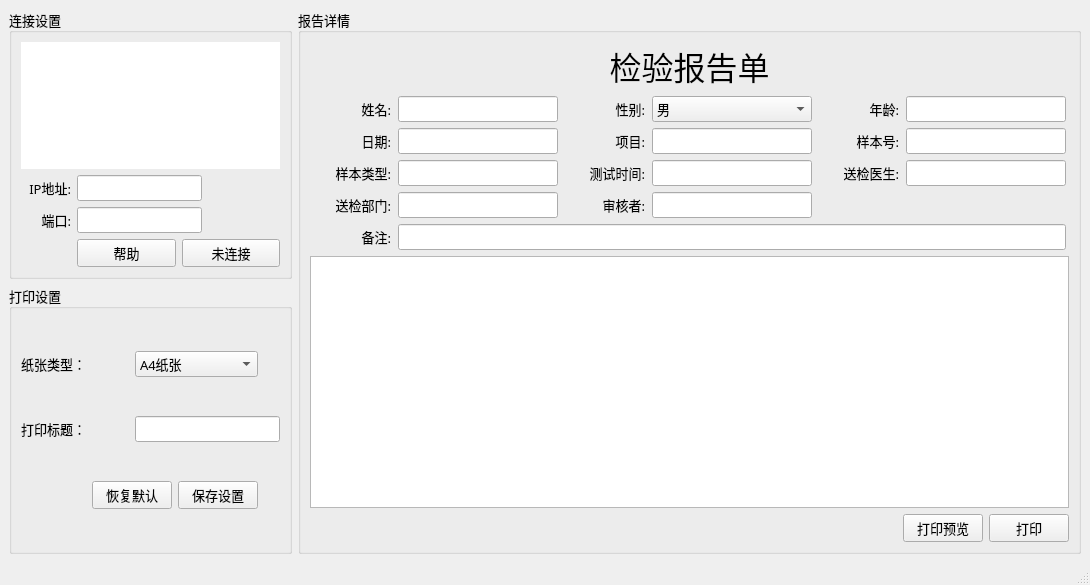
<?xml version="1.0" encoding="UTF-8"?>
<ui version="4.0">
 <class>MainWindow</class>
 <widget class="QMainWindow" name="MainWindow">
  <property name="geometry">
   <rect>
    <x>0</x>
    <y>0</y>
    <width>1090</width>
    <height>585</height>
   </rect>
  </property>
  <property name="windowTitle">
   <string>MainWindow</string>
  </property>
  <widget class="QWidget" name="centralwidget">
   <layout class="QGridLayout" name="gridLayout_5">
    <item row="0" column="0">
     <widget class="QGroupBox" name="groupBox1">
      <property name="font">
       <font>
        <family>微软雅黑</family>
        <pointsize>10</pointsize>
       </font>
      </property>
      <property name="title">
       <string>连接设置</string>
      </property>
      <layout class="QGridLayout" name="gridLayout_3">
       <item row="3" column="1" colspan="2">
        <widget class="QLineEdit" name="lineEditPort">
         <property name="sizePolicy">
          <sizepolicy hsizetype="Fixed" vsizetype="Fixed">
           <horstretch>0</horstretch>
           <verstretch>0</verstretch>
          </sizepolicy>
         </property>
         <property name="minimumSize">
          <size>
           <width>120</width>
           <height>0</height>
          </size>
         </property>
         <property name="font">
          <font>
           <family>微软雅黑</family>
           <pointsize>10</pointsize>
          </font>
         </property>
        </widget>
       </item>
       <item row="1" column="1" colspan="2">
        <widget class="QLineEdit" name="lineEditIp">
         <property name="sizePolicy">
          <sizepolicy hsizetype="Fixed" vsizetype="Fixed">
           <horstretch>0</horstretch>
           <verstretch>0</verstretch>
          </sizepolicy>
         </property>
         <property name="minimumSize">
          <size>
           <width>120</width>
           <height>0</height>
          </size>
         </property>
         <property name="font">
          <font>
           <family>微软雅黑</family>
           <pointsize>10</pointsize>
          </font>
         </property>
        </widget>
       </item>
       <item row="4" column="2">
        <widget class="QPushButton" name="btnLink">
         <property name="font">
          <font>
           <family>微软雅黑</family>
           <pointsize>10</pointsize>
          </font>
         </property>
         <property name="text">
          <string>未连接</string>
         </property>
        </widget>
       </item>
       <item row="1" column="0">
        <widget class="QLabel" name="label1_3">
         <property name="sizePolicy">
          <sizepolicy hsizetype="Fixed" vsizetype="Fixed">
           <horstretch>0</horstretch>
           <verstretch>0</verstretch>
          </sizepolicy>
         </property>
         <property name="minimumSize">
          <size>
           <width>50</width>
           <height>25</height>
          </size>
         </property>
         <property name="font">
          <font>
           <family>微软雅黑</family>
           <pointsize>10</pointsize>
          </font>
         </property>
         <property name="text">
          <string>IP地址:</string>
         </property>
         <property name="alignment">
          <set>Qt::AlignRight|Qt::AlignTrailing|Qt::AlignVCenter</set>
         </property>
        </widget>
       </item>
       <item row="3" column="0">
        <widget class="QLabel" name="label2_3">
         <property name="sizePolicy">
          <sizepolicy hsizetype="Fixed" vsizetype="Fixed">
           <horstretch>0</horstretch>
           <verstretch>0</verstretch>
          </sizepolicy>
         </property>
         <property name="minimumSize">
          <size>
           <width>50</width>
           <height>25</height>
          </size>
         </property>
         <property name="font">
          <font>
           <family>微软雅黑</family>
           <pointsize>10</pointsize>
          </font>
         </property>
         <property name="text">
          <string>端口:</string>
         </property>
         <property name="alignment">
          <set>Qt::AlignRight|Qt::AlignTrailing|Qt::AlignVCenter</set>
         </property>
        </widget>
       </item>
       <item row="0" column="0" colspan="3">
        <widget class="QLabel" name="labelInfo">
         <property name="font">
          <font>
           <family>微软雅黑</family>
           <pointsize>12</pointsize>
          </font>
         </property>
         <property name="styleSheet">
          <string notr="true">background-color: rgb(255, 255, 255);</string>
         </property>
         <property name="text">
          <string/>
         </property>
         <property name="alignment">
          <set>Qt::AlignCenter</set>
         </property>
        </widget>
       </item>
       <item row="4" column="1">
        <widget class="QPushButton" name="btnSet">
         <property name="font">
          <font>
           <family>微软雅黑</family>
           <pointsize>10</pointsize>
          </font>
         </property>
         <property name="text">
          <string>帮助</string>
         </property>
        </widget>
       </item>
      </layout>
     </widget>
    </item>
    <item row="0" column="1" rowspan="2">
     <widget class="QGroupBox" name="groupBox3">
      <property name="font">
       <font>
        <family>微软雅黑</family>
        <pointsize>10</pointsize>
       </font>
      </property>
      <property name="title">
       <string>报告详情</string>
      </property>
      <layout class="QGridLayout" name="gridLayout_2">
       <item row="1" column="0" colspan="4">
        <layout class="QGridLayout" name="gridLayout">
         <item row="0" column="0">
          <widget class="QLabel" name="label1">
           <property name="sizePolicy">
            <sizepolicy hsizetype="Fixed" vsizetype="Fixed">
             <horstretch>0</horstretch>
             <verstretch>0</verstretch>
            </sizepolicy>
           </property>
           <property name="minimumSize">
            <size>
             <width>80</width>
             <height>25</height>
            </size>
           </property>
           <property name="font">
            <font>
             <family>微软雅黑</family>
             <pointsize>10</pointsize>
            </font>
           </property>
           <property name="text">
            <string>姓名:</string>
           </property>
           <property name="alignment">
            <set>Qt::AlignRight|Qt::AlignTrailing|Qt::AlignVCenter</set>
           </property>
          </widget>
         </item>
         <item row="0" column="1">
          <widget class="QLineEdit" name="lineEdit1">
           <property name="sizePolicy">
            <sizepolicy hsizetype="Fixed" vsizetype="Fixed">
             <horstretch>0</horstretch>
             <verstretch>0</verstretch>
            </sizepolicy>
           </property>
           <property name="minimumSize">
            <size>
             <width>160</width>
             <height>0</height>
            </size>
           </property>
           <property name="font">
            <font>
             <family>微软雅黑</family>
             <pointsize>10</pointsize>
            </font>
           </property>
          </widget>
         </item>
         <item row="0" column="2">
          <widget class="QLabel" name="label2">
           <property name="sizePolicy">
            <sizepolicy hsizetype="Fixed" vsizetype="Fixed">
             <horstretch>0</horstretch>
             <verstretch>0</verstretch>
            </sizepolicy>
           </property>
           <property name="minimumSize">
            <size>
             <width>80</width>
             <height>25</height>
            </size>
           </property>
           <property name="font">
            <font>
             <family>微软雅黑</family>
             <pointsize>10</pointsize>
            </font>
           </property>
           <property name="text">
            <string>性别:</string>
           </property>
           <property name="alignment">
            <set>Qt::AlignRight|Qt::AlignTrailing|Qt::AlignVCenter</set>
           </property>
          </widget>
         </item>
         <item row="0" column="4">
          <widget class="QLabel" name="label3">
           <property name="sizePolicy">
            <sizepolicy hsizetype="Fixed" vsizetype="Fixed">
             <horstretch>0</horstretch>
             <verstretch>0</verstretch>
            </sizepolicy>
           </property>
           <property name="minimumSize">
            <size>
             <width>80</width>
             <height>25</height>
            </size>
           </property>
           <property name="font">
            <font>
             <family>微软雅黑</family>
             <pointsize>10</pointsize>
            </font>
           </property>
           <property name="text">
            <string>年龄:</string>
           </property>
           <property name="alignment">
            <set>Qt::AlignRight|Qt::AlignTrailing|Qt::AlignVCenter</set>
           </property>
          </widget>
         </item>
         <item row="0" column="5">
          <widget class="QLineEdit" name="lineEdit3">
           <property name="sizePolicy">
            <sizepolicy hsizetype="Fixed" vsizetype="Fixed">
             <horstretch>0</horstretch>
             <verstretch>0</verstretch>
            </sizepolicy>
           </property>
           <property name="minimumSize">
            <size>
             <width>160</width>
             <height>0</height>
            </size>
           </property>
           <property name="font">
            <font>
             <family>微软雅黑</family>
             <pointsize>10</pointsize>
            </font>
           </property>
          </widget>
         </item>
         <item row="1" column="0">
          <widget class="QLabel" name="label4">
           <property name="sizePolicy">
            <sizepolicy hsizetype="Fixed" vsizetype="Fixed">
             <horstretch>0</horstretch>
             <verstretch>0</verstretch>
            </sizepolicy>
           </property>
           <property name="minimumSize">
            <size>
             <width>80</width>
             <height>25</height>
            </size>
           </property>
           <property name="font">
            <font>
             <family>微软雅黑</family>
             <pointsize>10</pointsize>
            </font>
           </property>
           <property name="text">
            <string>日期:</string>
           </property>
           <property name="alignment">
            <set>Qt::AlignRight|Qt::AlignTrailing|Qt::AlignVCenter</set>
           </property>
          </widget>
         </item>
         <item row="1" column="1">
          <widget class="QLineEdit" name="lineEdit4">
           <property name="sizePolicy">
            <sizepolicy hsizetype="Fixed" vsizetype="Fixed">
             <horstretch>0</horstretch>
             <verstretch>0</verstretch>
            </sizepolicy>
           </property>
           <property name="minimumSize">
            <size>
             <width>160</width>
             <height>0</height>
            </size>
           </property>
           <property name="font">
            <font>
             <family>微软雅黑</family>
             <pointsize>10</pointsize>
            </font>
           </property>
          </widget>
         </item>
         <item row="1" column="2">
          <widget class="QLabel" name="label5">
           <property name="sizePolicy">
            <sizepolicy hsizetype="Fixed" vsizetype="Fixed">
             <horstretch>0</horstretch>
             <verstretch>0</verstretch>
            </sizepolicy>
           </property>
           <property name="minimumSize">
            <size>
             <width>80</width>
             <height>25</height>
            </size>
           </property>
           <property name="font">
            <font>
             <family>微软雅黑</family>
             <pointsize>10</pointsize>
            </font>
           </property>
           <property name="text">
            <string>项目:</string>
           </property>
           <property name="alignment">
            <set>Qt::AlignRight|Qt::AlignTrailing|Qt::AlignVCenter</set>
           </property>
          </widget>
         </item>
         <item row="1" column="3">
          <widget class="QLineEdit" name="lineEdit5">
           <property name="sizePolicy">
            <sizepolicy hsizetype="Fixed" vsizetype="Fixed">
             <horstretch>0</horstretch>
             <verstretch>0</verstretch>
            </sizepolicy>
           </property>
           <property name="minimumSize">
            <size>
             <width>160</width>
             <height>0</height>
            </size>
           </property>
           <property name="font">
            <font>
             <family>微软雅黑</family>
             <pointsize>10</pointsize>
            </font>
           </property>
          </widget>
         </item>
         <item row="1" column="4">
          <widget class="QLabel" name="label6">
           <property name="sizePolicy">
            <sizepolicy hsizetype="Fixed" vsizetype="Fixed">
             <horstretch>0</horstretch>
             <verstretch>0</verstretch>
            </sizepolicy>
           </property>
           <property name="minimumSize">
            <size>
             <width>80</width>
             <height>25</height>
            </size>
           </property>
           <property name="font">
            <font>
             <family>微软雅黑</family>
             <pointsize>10</pointsize>
            </font>
           </property>
           <property name="text">
            <string>样本号:</string>
           </property>
           <property name="alignment">
            <set>Qt::AlignRight|Qt::AlignTrailing|Qt::AlignVCenter</set>
           </property>
          </widget>
         </item>
         <item row="1" column="5">
          <widget class="QLineEdit" name="lineEdit6">
           <property name="sizePolicy">
            <sizepolicy hsizetype="Fixed" vsizetype="Fixed">
             <horstretch>0</horstretch>
             <verstretch>0</verstretch>
            </sizepolicy>
           </property>
           <property name="minimumSize">
            <size>
             <width>160</width>
             <height>0</height>
            </size>
           </property>
           <property name="font">
            <font>
             <family>微软雅黑</family>
             <pointsize>10</pointsize>
            </font>
           </property>
          </widget>
         </item>
         <item row="2" column="0">
          <widget class="QLabel" name="label7">
           <property name="sizePolicy">
            <sizepolicy hsizetype="Fixed" vsizetype="Fixed">
             <horstretch>0</horstretch>
             <verstretch>0</verstretch>
            </sizepolicy>
           </property>
           <property name="minimumSize">
            <size>
             <width>80</width>
             <height>25</height>
            </size>
           </property>
           <property name="font">
            <font>
             <family>微软雅黑</family>
             <pointsize>10</pointsize>
            </font>
           </property>
           <property name="text">
            <string>样本类型:</string>
           </property>
           <property name="alignment">
            <set>Qt::AlignRight|Qt::AlignTrailing|Qt::AlignVCenter</set>
           </property>
          </widget>
         </item>
         <item row="2" column="1">
          <widget class="QLineEdit" name="lineEdit7">
           <property name="sizePolicy">
            <sizepolicy hsizetype="Fixed" vsizetype="Fixed">
             <horstretch>0</horstretch>
             <verstretch>0</verstretch>
            </sizepolicy>
           </property>
           <property name="minimumSize">
            <size>
             <width>160</width>
             <height>0</height>
            </size>
           </property>
           <property name="font">
            <font>
             <family>微软雅黑</family>
             <pointsize>10</pointsize>
            </font>
           </property>
          </widget>
         </item>
         <item row="2" column="2">
          <widget class="QLabel" name="label8">
           <property name="sizePolicy">
            <sizepolicy hsizetype="Fixed" vsizetype="Fixed">
             <horstretch>0</horstretch>
             <verstretch>0</verstretch>
            </sizepolicy>
           </property>
           <property name="minimumSize">
            <size>
             <width>80</width>
             <height>25</height>
            </size>
           </property>
           <property name="font">
            <font>
             <family>微软雅黑</family>
             <pointsize>10</pointsize>
            </font>
           </property>
           <property name="text">
            <string>测试时间:</string>
           </property>
           <property name="alignment">
            <set>Qt::AlignRight|Qt::AlignTrailing|Qt::AlignVCenter</set>
           </property>
          </widget>
         </item>
         <item row="2" column="3">
          <widget class="QLineEdit" name="lineEdit8">
           <property name="sizePolicy">
            <sizepolicy hsizetype="Fixed" vsizetype="Fixed">
             <horstretch>0</horstretch>
             <verstretch>0</verstretch>
            </sizepolicy>
           </property>
           <property name="minimumSize">
            <size>
             <width>160</width>
             <height>0</height>
            </size>
           </property>
           <property name="font">
            <font>
             <family>微软雅黑</family>
             <pointsize>10</pointsize>
            </font>
           </property>
          </widget>
         </item>
         <item row="2" column="4">
          <widget class="QLabel" name="label9">
           <property name="sizePolicy">
            <sizepolicy hsizetype="Fixed" vsizetype="Fixed">
             <horstretch>0</horstretch>
             <verstretch>0</verstretch>
            </sizepolicy>
           </property>
           <property name="minimumSize">
            <size>
             <width>80</width>
             <height>25</height>
            </size>
           </property>
           <property name="font">
            <font>
             <family>微软雅黑</family>
             <pointsize>10</pointsize>
            </font>
           </property>
           <property name="text">
            <string>送检医生:</string>
           </property>
           <property name="alignment">
            <set>Qt::AlignRight|Qt::AlignTrailing|Qt::AlignVCenter</set>
           </property>
          </widget>
         </item>
         <item row="2" column="5">
          <widget class="QLineEdit" name="lineEdit9">
           <property name="sizePolicy">
            <sizepolicy hsizetype="Fixed" vsizetype="Fixed">
             <horstretch>0</horstretch>
             <verstretch>0</verstretch>
            </sizepolicy>
           </property>
           <property name="minimumSize">
            <size>
             <width>160</width>
             <height>0</height>
            </size>
           </property>
           <property name="font">
            <font>
             <family>微软雅黑</family>
             <pointsize>10</pointsize>
            </font>
           </property>
          </widget>
         </item>
         <item row="3" column="0">
          <widget class="QLabel" name="label10">
           <property name="sizePolicy">
            <sizepolicy hsizetype="Fixed" vsizetype="Fixed">
             <horstretch>0</horstretch>
             <verstretch>0</verstretch>
            </sizepolicy>
           </property>
           <property name="minimumSize">
            <size>
             <width>80</width>
             <height>25</height>
            </size>
           </property>
           <property name="font">
            <font>
             <family>微软雅黑</family>
             <pointsize>10</pointsize>
            </font>
           </property>
           <property name="text">
            <string>送检部门:</string>
           </property>
           <property name="alignment">
            <set>Qt::AlignRight|Qt::AlignTrailing|Qt::AlignVCenter</set>
           </property>
          </widget>
         </item>
         <item row="3" column="1">
          <widget class="QLineEdit" name="lineEdit10">
           <property name="sizePolicy">
            <sizepolicy hsizetype="Fixed" vsizetype="Fixed">
             <horstretch>0</horstretch>
             <verstretch>0</verstretch>
            </sizepolicy>
           </property>
           <property name="minimumSize">
            <size>
             <width>160</width>
             <height>0</height>
            </size>
           </property>
           <property name="font">
            <font>
             <family>微软雅黑</family>
             <pointsize>10</pointsize>
            </font>
           </property>
          </widget>
         </item>
         <item row="4" column="0">
          <widget class="QLabel" name="label12">
           <property name="sizePolicy">
            <sizepolicy hsizetype="Fixed" vsizetype="Fixed">
             <horstretch>0</horstretch>
             <verstretch>0</verstretch>
            </sizepolicy>
           </property>
           <property name="minimumSize">
            <size>
             <width>80</width>
             <height>25</height>
            </size>
           </property>
           <property name="font">
            <font>
             <family>微软雅黑</family>
             <pointsize>10</pointsize>
            </font>
           </property>
           <property name="text">
            <string>备注:</string>
           </property>
           <property name="alignment">
            <set>Qt::AlignRight|Qt::AlignTrailing|Qt::AlignVCenter</set>
           </property>
          </widget>
         </item>
         <item row="4" column="1" colspan="5">
          <widget class="QLineEdit" name="lineEdit12">
           <property name="sizePolicy">
            <sizepolicy hsizetype="Expanding" vsizetype="Fixed">
             <horstretch>0</horstretch>
             <verstretch>0</verstretch>
            </sizepolicy>
           </property>
           <property name="minimumSize">
            <size>
             <width>160</width>
             <height>0</height>
            </size>
           </property>
           <property name="font">
            <font>
             <family>微软雅黑</family>
             <pointsize>10</pointsize>
            </font>
           </property>
          </widget>
         </item>
         <item row="3" column="2">
          <widget class="QLabel" name="label11">
           <property name="sizePolicy">
            <sizepolicy hsizetype="Fixed" vsizetype="Fixed">
             <horstretch>0</horstretch>
             <verstretch>0</verstretch>
            </sizepolicy>
           </property>
           <property name="minimumSize">
            <size>
             <width>80</width>
             <height>25</height>
            </size>
           </property>
           <property name="font">
            <font>
             <family>微软雅黑</family>
             <pointsize>10</pointsize>
            </font>
           </property>
           <property name="text">
            <string>审核者:</string>
           </property>
           <property name="alignment">
            <set>Qt::AlignRight|Qt::AlignTrailing|Qt::AlignVCenter</set>
           </property>
          </widget>
         </item>
         <item row="3" column="4" colspan="2">
          <spacer name="horizontalSpacer1">
           <property name="orientation">
            <enum>Qt::Horizontal</enum>
           </property>
           <property name="sizeHint" stdset="0">
            <size>
             <width>146</width>
             <height>20</height>
            </size>
           </property>
          </spacer>
         </item>
         <item row="3" column="3">
          <widget class="QLineEdit" name="lineEdit11">
           <property name="sizePolicy">
            <sizepolicy hsizetype="Fixed" vsizetype="Fixed">
             <horstretch>0</horstretch>
             <verstretch>0</verstretch>
            </sizepolicy>
           </property>
           <property name="minimumSize">
            <size>
             <width>160</width>
             <height>0</height>
            </size>
           </property>
           <property name="font">
            <font>
             <family>微软雅黑</family>
             <pointsize>10</pointsize>
            </font>
           </property>
          </widget>
         </item>
         <item row="0" column="3">
          <widget class="QComboBox" name="comboBox2">
           <item>
            <property name="text">
             <string>男</string>
            </property>
           </item>
           <item>
            <property name="text">
             <string>女</string>
            </property>
           </item>
          </widget>
         </item>
        </layout>
       </item>
       <item row="3" column="0">
        <spacer name="horizontalSpacer2">
         <property name="orientation">
          <enum>Qt::Horizontal</enum>
         </property>
         <property name="sizeHint" stdset="0">
          <size>
           <width>581</width>
           <height>20</height>
          </size>
         </property>
        </spacer>
       </item>
       <item row="3" column="3">
        <widget class="QPushButton" name="btnPrint">
         <property name="font">
          <font>
           <family>微软雅黑</family>
           <pointsize>10</pointsize>
          </font>
         </property>
         <property name="text">
          <string>打印</string>
         </property>
        </widget>
       </item>
       <item row="3" column="2">
        <widget class="QPushButton" name="btnPreview">
         <property name="font">
          <font>
           <family>微软雅黑</family>
           <pointsize>10</pointsize>
          </font>
         </property>
         <property name="text">
          <string>打印预览</string>
         </property>
        </widget>
       </item>
       <item row="2" column="0" colspan="4">
        <widget class="QTableWidget" name="tableWidget"/>
       </item>
       <item row="0" column="0" colspan="4">
        <widget class="QLabel" name="label">
         <property name="font">
          <font>
           <family>微软雅黑</family>
           <pointsize>24</pointsize>
          </font>
         </property>
         <property name="text">
          <string>检验报告单</string>
         </property>
         <property name="alignment">
          <set>Qt::AlignCenter</set>
         </property>
        </widget>
       </item>
      </layout>
     </widget>
    </item>
    <item row="1" column="0">
     <widget class="QGroupBox" name="groupBox2">
      <property name="font">
       <font>
        <family>微软雅黑</family>
        <pointsize>10</pointsize>
       </font>
      </property>
      <property name="title">
       <string>打印设置</string>
      </property>
      <layout class="QGridLayout" name="gridLayout_4">
       <item row="0" column="0" colspan="2">
        <widget class="QLabel" name="label1_2">
         <property name="sizePolicy">
          <sizepolicy hsizetype="Fixed" vsizetype="Fixed">
           <horstretch>0</horstretch>
           <verstretch>0</verstretch>
          </sizepolicy>
         </property>
         <property name="minimumSize">
          <size>
           <width>50</width>
           <height>25</height>
          </size>
         </property>
         <property name="font">
          <font>
           <family>微软雅黑</family>
           <pointsize>10</pointsize>
          </font>
         </property>
         <property name="text">
          <string>纸张类型：</string>
         </property>
         <property name="alignment">
          <set>Qt::AlignRight|Qt::AlignTrailing|Qt::AlignVCenter</set>
         </property>
        </widget>
       </item>
       <item row="0" column="2" colspan="2">
        <widget class="QComboBox" name="comboBox">
         <item>
          <property name="text">
           <string>A4纸张</string>
          </property>
         </item>
         <item>
          <property name="text">
           <string>A5纸张</string>
          </property>
         </item>
        </widget>
       </item>
       <item row="1" column="0" colspan="2">
        <widget class="QLabel" name="label2_2">
         <property name="sizePolicy">
          <sizepolicy hsizetype="Fixed" vsizetype="Fixed">
           <horstretch>0</horstretch>
           <verstretch>0</verstretch>
          </sizepolicy>
         </property>
         <property name="minimumSize">
          <size>
           <width>50</width>
           <height>25</height>
          </size>
         </property>
         <property name="font">
          <font>
           <family>微软雅黑</family>
           <pointsize>10</pointsize>
          </font>
         </property>
         <property name="text">
          <string>打印标题：</string>
         </property>
         <property name="alignment">
          <set>Qt::AlignRight|Qt::AlignTrailing|Qt::AlignVCenter</set>
         </property>
        </widget>
       </item>
       <item row="1" column="2" colspan="3">
        <widget class="QLineEdit" name="lineEditTitle">
         <property name="sizePolicy">
          <sizepolicy hsizetype="Expanding" vsizetype="Fixed">
           <horstretch>0</horstretch>
           <verstretch>0</verstretch>
          </sizepolicy>
         </property>
         <property name="minimumSize">
          <size>
           <width>120</width>
           <height>0</height>
          </size>
         </property>
         <property name="font">
          <font>
           <family>微软雅黑</family>
           <pointsize>10</pointsize>
          </font>
         </property>
        </widget>
       </item>
       <item row="2" column="0">
        <spacer name="horizontalSpacer_3">
         <property name="orientation">
          <enum>Qt::Horizontal</enum>
         </property>
         <property name="sizeHint" stdset="0">
          <size>
           <width>41</width>
           <height>20</height>
          </size>
         </property>
        </spacer>
       </item>
       <item row="2" column="1" colspan="2">
        <widget class="QPushButton" name="btnDefault">
         <property name="font">
          <font>
           <family>微软雅黑</family>
           <pointsize>10</pointsize>
          </font>
         </property>
         <property name="text">
          <string>恢复默认</string>
         </property>
        </widget>
       </item>
       <item row="2" column="3">
        <widget class="QPushButton" name="btnOk">
         <property name="font">
          <font>
           <family>微软雅黑</family>
           <pointsize>10</pointsize>
          </font>
         </property>
         <property name="text">
          <string>保存设置</string>
         </property>
        </widget>
       </item>
      </layout>
     </widget>
    </item>
   </layout>
  </widget>
  <widget class="QMenuBar" name="menubar">
   <property name="geometry">
    <rect>
     <x>0</x>
     <y>0</y>
     <width>1090</width>
     <height>23</height>
    </rect>
   </property>
  </widget>
  <widget class="QStatusBar" name="statusbar"/>
 </widget>
 <resources/>
 <connections/>
</ui>
